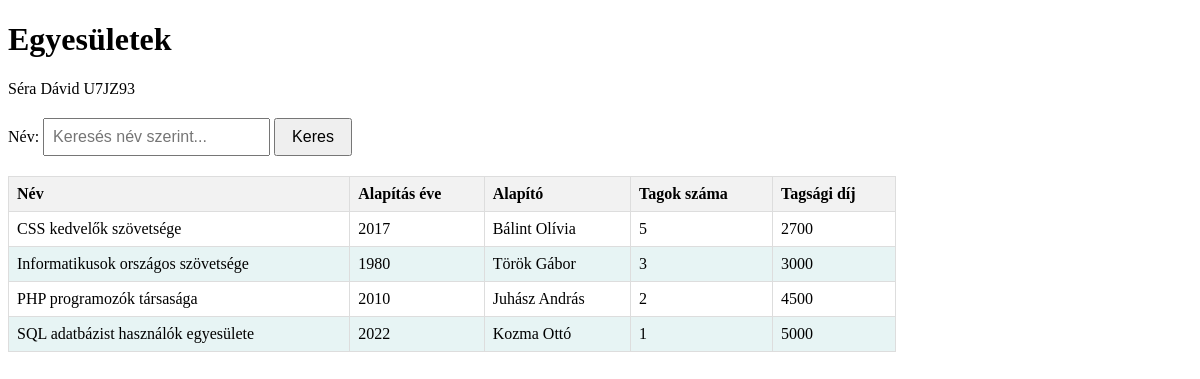
The page / on the database its author committed.
### tables this page shows
CREATE TABLE adatbazis (
	id INT PRIMARY KEY AUTO_INCREMENT,
	egyesulet VARCHAR(100),
	alapitasev YEAR,
    alapito VARCHAR(100),
    alapitoszul DATE,
    tagsagidij VARCHAR(100)
);

### index.php (the view, shortened to what this page needs)
<?php
    $db = getDb();
    $result = $db->query("
        SELECT
            adatbazis.id,
            adatbazis.egyesulet,
            adatbazis.alapitasev,
            adatbazis.alapito,
            adatbazis.alapitoszul,
            adatbazis.tagsagidij,
            COUNT(DISTINCT tagok.id) + 1 AS employee_count
        FROM adatbazis
        LEFT JOIN tagok ON adatbazis.id = tagok.cegid
        GROUP BY adatbazis.id
        ORDER BY adatbazis.egyesulet;
    ");
?>
<!DOCTYPE html>
<html lang="hu">
<head>
</head>
<body>
    <h1>Egyesületek</h1>
    <p>Séra Dávid U7JZ93</p>
    <div class="search-bar">
        <label for="search">Név:</label>
        <input type="text" id="search" placeholder="Keresés név szerint...">
        <button onclick="searchTable()">Keres</button>
    </div>
    <table id="associationTable">
        <thead>
            <tr>
                <th id="header-0" onclick="sortTable(0)">Név</th>
                <th id="header-1" onclick="sortTable(1)">Alapítás éve</th>
                <th id="header-2" onclick="sortTable(2)">Alapító</th>
                <th id="header-3" onclick="sortTable(3)">Tagok száma</th>
                <th id="header-4" onclick="sortTable(4)">Tagsági díj</th>
            </tr>
        </thead>
        <tbody>
            <?php while ($row = $result->fetchObject()): ?>
                <tr>
                    <td> <?= $row->egyesulet ?></td>
                    <td> <?= $row->alapitasev ?></td>
                    <td> <?= $row->alapito ?></td>
                    <td> <?= $row->employee_count ?></td>
                    <td> <?= $row->tagsagidij ?></td>
                </tr>
            <?php endwhile; ?>
        </tbody>
    </table>
</body>
</html>

### index.php (style rules this page uses)
table { border-collapse: collapse; width: 75%; margin-top: 20px; }
th, td { border: 1px solid #ddd; padding: 8px; }
th { background-color: #f2f2f2; text-align: left; cursor: pointer; }
tr:nth-child(even) { background-color: #e7f4f4; }
.search-bar { margin: 20px 0; }
.search-bar input { padding: 8px; font-size: 16px; }
.search-bar button { padding: 8px 16px; font-size: 16px; }

### rows shown on the page
adatbazis: egyesulet "CSS kedvelők szövetsége", alapitasev "2017", alapito "Bálint Olívia", employee_count "5", tagsagidij "2700"
adatbazis: egyesulet "Informatikusok országos szövetsége", alapitasev "1980", alapito "Török Gábor", employee_count "3", tagsagidij "3000"
adatbazis: egyesulet "PHP programozók társasága", alapitasev "2010", alapito "Juhász András", employee_count "2", tagsagidij "4500"
adatbazis: egyesulet "SQL adatbázist használók egyesülete", alapitasev "2022", alapito "Kozma Ottó", employee_count "1", tagsagidij "5000"
